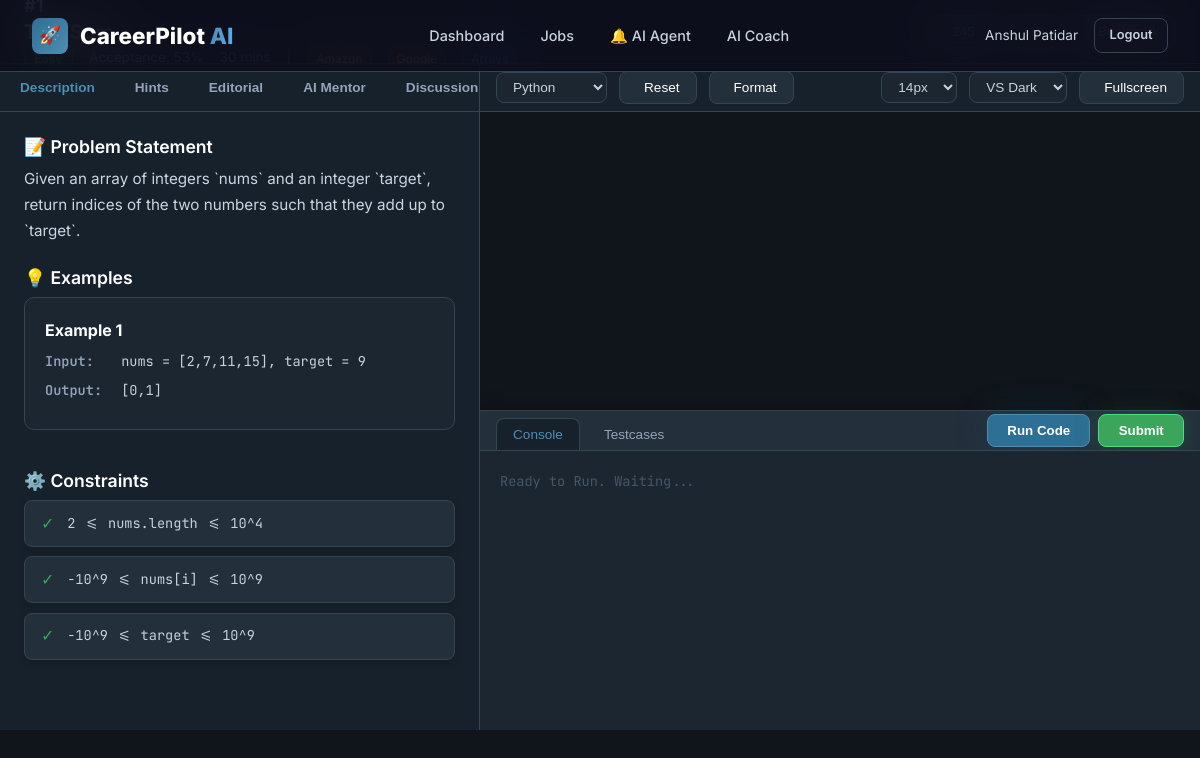
Screenshot of /problem_solving/problem/1 (signed in) with the database file from the repository.
### tables this page shows
CREATE TABLE problems (
                id INTEGER PRIMARY KEY AUTOINCREMENT,
                title TEXT NOT NULL,
                difficulty TEXT NOT NULL, -- Easy, Medium, Hard, Interview, Contest
                topic TEXT NOT NULL,      -- Arrays, Strings, DP, Trees, Graphs, etc
                subtopics TEXT,           -- Comma separated tags
                companies TEXT,           -- Comma separated company names
                constraints TEXT,
                description TEXT NOT NULL,
                examples TEXT,            -- JSON array of example inputs/outputs
                hints TEXT,               -- JSON array of hints (1 to 5)
                editorial TEXT,
                starter_code TEXT,        -- JSON mapping language to starter code
                tags TEXT,
                premium INTEGER DEFAULT 0,
                estimated_time INTEGER DEFAULT 30, -- in minutes
                created_at TEXT DEFAULT CURRENT_TIMESTAMP
            );

### backend/routes/problem_solving.py (the view)
@problem_solving_bp.route('/problem/<int:problem_id>')
@login_required
def problem_detail(problem_id: int):
    user_id = session.get('user_id')
    problem = ProblemService.get_problem_by_id(problem_id)
    if not problem:
        return redirect(url_for('problem_solving.index'))
    hints_used = ProblemService.get_hints_used(user_id, problem_id)
    submissions = execute_one(
        "SELECT * FROM problem_submissions WHERE user_id = ? AND problem_id = ? ORDER BY created_at DESC LIMIT 1",
        (user_id, problem_id)
    )
    return render_template(
        'problem_solving/editor.html',
        problem=problem,
        hints_used=hints_used,
        last_submission=submissions
    )

### backend/database/db.py (called while the page is built)
def get_db_path() -> str:
    base_dir = os.path.dirname(os.path.dirname(os.path.dirname(os.path.abspath(__file__))))
    return os.path.join(base_dir, DATABASE_PATH)

def get_connection(db_path: Optional[str] = None) -> sqlite3.Connection:
    path = db_path or get_db_path()
    conn = sqlite3.connect(path)
    conn.row_factory = sqlite3.Row
    conn.execute("PRAGMA foreign_keys = ON")
    conn.execute("PRAGMA journal_mode = WAL")
    return conn

@contextmanager
def get_db(db_path: Optional[str] = None):
    conn = get_connection(db_path)
    try:
        yield conn
        conn.commit()
    except Exception:
        conn.rollback()
        raise
    finally:
        conn.close()

def execute_query(query: str, params: tuple = (), db_path: Optional[str] = None) -> list[dict]:
    from backend.utils.logger import db_logger
    import time
    start = time.time()
    with get_db(db_path) as db:
        cursor = db.execute(query, params)
        rows = cursor.fetchall()
        duration = int((time.time() - start) * 1000)
        table = query.split('FROM')[1].split('WHERE')[0].strip() if 'FROM' in query else 'unknown'
        log_msg = f"\n[DB]\nSELECT\n{table}\nRows:{len(rows)}\n{duration} ms"
        db_logger.info(log_msg)
        return [dict(row) for row in rows]

def execute_one(query: str, params: tuple = (), db_path: Optional[str] = None) -> Optional[dict]:
    from backend.utils.logger import db_logger
    import time
    start = time.time()
    with get_db(db_path) as db:
        cursor = db.execute(query, params)
        row = cursor.fetchone()
        duration = int((time.time() - start) * 1000)
        table = query.split('FROM')[1].split('WHERE')[0].strip() if 'FROM' in query else 'unknown'
        log_msg = f"\n[DB]\nSELECT ONE\n{table}\nRows:{1 if row else 0}\n{duration} ms"
        db_logger.info(log_msg)
        return dict(row) if row else None

### backend/services/problem_service.py (called while the page is built)
    @staticmethod
    def get_hints_used(user_id: int, problem_id: int) -> list[int]:
        rows = execute_query(
            "SELECT hint_index FROM problem_hints_used WHERE user_id = ? AND problem_id = ?",
            (user_id, problem_id)
        )
        return [r["hint_index"] for r in rows]

### templates/problem_solving/editor.html (shortened to what this page needs)
{% extends "base.html" %}
{% block extra_css %}
<link rel="stylesheet" href="{{ url_for('static', filename='css/problem_solving.css') }}">
{% endblock %}
{% block content %}
<div class="ide-workspace">
    <header class="ide-topbar">
        <div class="ide-title-section">
            <div class="ide-problem-title-row">
                <span class="ide-problem-number">#{{ problem.id }}</span>
                <h1 class="ide-problem-title">{{ problem.title }}</h1>
            </div>
            <div class="topbar-meta">
                <span class="badge-difficulty {{ problem.difficulty.lower() }}">{{ problem.difficulty }}</span>
                <span> Acceptance: 53%</span>
                <span> {{ problem.estimated_time }} mins</span>
                <span class="meta-divider">|</span>
                <span class="company-chip"> Amazon</span>
                <span class="company-chip"> Google</span>
                <span class="topic-chip"> {{ problem.topic }}</span>
            </div>
        </div>
        <div style="display:flex; gap: 0.75rem; align-items:center;">
            <button class="btn-premium" onclick="vote(1)"> 245</button>
            <button class="btn-premium" onclick="vote(-1)"> 12</button>
            <button class="btn-premium" onclick="toggleBookmark()" id="bookmarkBtn"> Bookmark</button>
        </div>
    </header>
    <div class="ide-body">
        <div class="ide-left-pane">
            <div class="tab-container">
                <div class="tab-list">
                    <button class="tab-btn active" onclick="switchLeftTab(this, 'description')">Description</button>
                    <button class="tab-btn" onclick="switchLeftTab(this, 'hints')">Hints</button>
                    <button class="tab-btn" onclick="switchLeftTab(this, 'editorial')">Editorial</button>
                    <button class="tab-btn" onclick="switchLeftTab(this, 'ai-mentor')">AI Mentor</button>
                    <button class="tab-btn" onclick="switchLeftTab(this, 'discussion')">Discussion</button>
                </div>
            </div>
            <div class="pane-content-area" id="pane-description">
                <div class="premium-content-card">
                    <h3 class="card-title">📝 Problem Statement</h3>
                    <div class="problem-description" style="font-size: 0.95rem; line-height: 1.7; color: #cbd5e1;">
                        {{ problem.description | safe }}
                    </div>
                </div>
                {% if problem.examples %}
                    <div class="premium-content-card">
                        <h3 class="card-title">💡 Examples</h3>
                        {% for ex in problem.examples %}
                            <div class="example-box">
                                <div class="example-header" style="margin-bottom: 0.5rem; font-weight: 700; color: var(--text-primary);">
                                    <span>Example {{ loop.index }}</span>
                                </div>
                                <div class="example-line"><strong>Input:</strong> {{ ex.input }}</div>
                                <div class="example-line"><strong>Output:</strong> {{ ex.output }}</div>
                            </div>
                        {% endfor %}
                    </div>
                {% endif %}
                {% if problem.constraints %}
                    <div class="premium-content-card">
                        <h3 class="card-title">⚙️ Constraints</h3>
                        <div class="constraint-badge-list">
                            {% for constraint in problem.constraints.split('\n') %}
                                {% if constraint.strip() %}
                                    <div class="constraint-badge">
                                        <span class="check">✓</span> {{ constraint }}
                                    </div>
                                {% endif %}
                            {% endfor %}
                        </div>
                    </div>
                {% endif %}
            </div>
        </div>
        <div class="ide-right-pane">
            <div class="editor-toolbar">
                <div class="editor-toolbar-left">
                    <select id="languageSelect" class="editor-select" onchange="changeLanguage()">
                        <option value="python">Python</option>
                    </select>
                    <button class="btn-premium" onclick="resetStarterCode()"> Reset</button>
                    <button class="btn-premium" onclick="formatCode()"> Format</button>
                </div>
                <div class="editor-toolbar-right">
                    <select id="fontSizeSelect" class="editor-select" onchange="changeFontSize()">
                        <option value="14" selected>14px</option>
                    </select>
                    <select id="themeSelect" class="editor-select" onchange="changeTheme()">
                        <option value="vs-dark" selected>VS Dark</option>
                    </select>
                    <button class="btn-premium" onclick="toggleFullscreen()"> Fullscreen</button>
                </div>
            </div>
            <div class="editor-area">
                <div id="monaco-editor-container" style="width:100%; height:100%;"></div>
            </div>
            <div class="terminal-panel">
                <div class="terminal-header">
                    <div class="terminal-tabs">
                        <button class="terminal-tab-btn active" onclick="switchTerminalTab(this, 'console')">Console</button>
                        <button class="terminal-tab-btn" onclick="switchTerminalTab(this, 'testcases')">Testcases</button>
                    </div>
                    <div style="display:flex; gap: 0.5rem;">
                        <button class="btn-primary-glow" onclick="runCode()"> Run Code</button>
                        <button class="btn-success-glow" onclick="submitCode()"> Submit</button>
                    </div>
                </div>
                <div class="terminal-body" id="consoleBody">
                    <span style="color: #475569;">Ready to Run. Waiting...</span>
                </div>
            </div>
        </div>
    </div>
</div>
{% endblock %}

### static/css/main.css (style rules this page uses)
:root { --primary: #2E6F95; --primary-light: #4F8DB1; --primary-dark: #1E5678; --primary-glow: rgba(46, 111, 149, 0.25); --accent: #D9A441; --accent-light: #E8C66D; --accent-dark: #B98524; --accent-glow: rgba(217, 164, 65, 0.20); --bg-primary: #10151B; --bg-secondary: #17212B; --bg-tertiary: #202B36; --bg-card: #232F3B; --bg-card-hover: #2A3847; --bg-input: #1B2631; --bg-glass: rgba(35, 47, 59, 0.70); --text-primary: #FFFFFF; --text-secondary: #C8D2DC; --text-tertiary: #94A3B8; --text-muted: #718096; --border: #344452; --border-light: rgba(255,255,255,0.05); --border-active: var(--primary); --success: #3BA55C; --warning: #F4B942; --danger: #E25555; --info: #5DA9E9; --shadow-sm: 0 2px 6px rgba(0,0,0,.18); --shadow-md: 0 8px 24px rgba(0,0,0,.28); --shadow-lg: 0 18px 50px rgba(0,0,0,.45); --shadow-glow: 0 0 35px rgba(46,111,149,.18); --shadow-card: inset 0 1px 0 rgba(255,255,255,.03); --glass-bg: rgba(35,47,59,.65); --glass-border: rgba(255,255,255,.08); --glass-blur: blur(24px); --font-primary: "Inter", -apple-system, BlinkMacSystemFont, "Segoe UI", sans-serif; --font-mono: "JetBrains Mono", monospace; --sidebar-width: 270px; --navbar-height: 72px; --radius-xs: 4px; --radius-sm: 8px; --radius-md: 12px; --radius-lg: 18px; --radius-xl: 24px; --radius-2xl: 32px; --radius-full: 999px; --transition-fast: .15s ease; --transition-normal: .30s ease; --transition-slow: .50s ease; --gradient-primary: linear-gradient( 135deg, #2E6F95 0%, #4F8DB1 100% ); --gradient-accent: linear-gradient( 135deg, #D9A441 0%, #E8C66D 100% ); --gradient-card: linear-gradient( 180deg, rgba(255,255,255,.03), rgba(255,255,255,.01) ); --gradient-bg: radial-gradient( circle at top right, rgba(46,111,149,.08), transparent 40% ), radial-gradient( circle at bottom left, rgba(217,164,65,.05), transparent 35% ); --btn-primary-bg: var(--gradient-primary); --btn-primary-hover: linear-gradient( 135deg, #3C7CA3, #5C99BD ); --btn-primary-text: #FFFFFF; --btn-secondary-bg: var(--gradient-accent); --btn-secondary-text: #1A1A1A; --hero-overlay: linear-gradient( 135deg, rgba(16,21,27,.92), rgba(23,33,43,.90) ); --chart-1: #2E6F95; --chart-2: #D9A441; --chart-3: #5DA9E9; --chart-4: #6BCB77; --chart-5: #F4B942; --chart-6: #E25555; --scrollbar-bg: #17212B; --scrollbar-thumb: #344452; --scrollbar-hover: #2E6F95; }
*, *::before, *::after { margin: 0; padding: 0; box-sizing: border-box; }
html { scroll-behavior: smooth; -webkit-font-smoothing: antialiased; -moz-osx-font-smoothing: grayscale; }
body { font-family: var(--font-primary); background: var(--bg-primary); color: var(--text-primary); line-height: 1.6; min-height: 100vh; overflow-x: hidden; }
h1, h2, h3, h4, h5, h6 { font-weight: 700; line-height: 1.2; margin-bottom: 0.5em; color: var(--text-primary); }
h1 { font-size: 2.5rem; }
h3 { font-size: 1.5rem; }

### static/css/components.css (style rules this page uses)
.card-title { font-size: 1.1rem; font-weight: 600; color: var(--text-primary); }

### rows the page displays
problems: title "Two Sum", description "Given an array of integers `nums` and an integer `target`, return indices of the two numbers such that they add up to `target`."

### other values shown
{{ current_user.full_name }} "Anshul Patidar"
{{ ex.input }} "nums = [2,7,11,15], target = 9"
{{ ex.output }} "[0,1]"
{{ constraint }} "2 <= nums.length <= 10^4" "-10^9 <= nums[i] <= 10^9" "-10^9 <= target <= 10^9"
